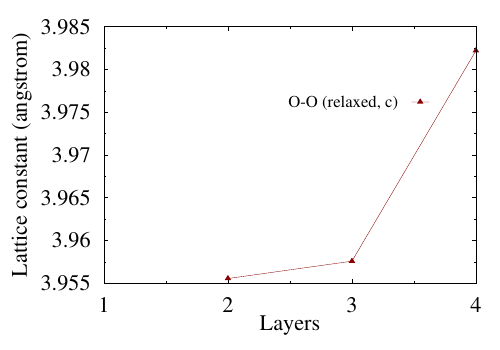

This chart was generated by the following gnuplot code:
#!/usr/bin/env gnuplot

set terminal postscript eps size 5in, 3.5in enhanced color dashed "Times-Roman, 32"

file_name = "lattice_constant.eps"
set output file_name

set samples 4000 #make sure the curves are smooth.

set datafile missing '--'

FIT_LIMIT = 1e-30


set ylabel "Lattice constant (angstrom)" offset 1.5,0

set xlabel "Layers" offset 0,0.7
set format x "%g"
set format y "%g"
#set format y "%8.7f"

#set mxtics 2
set mytics 2
set my2tics 2

set lmargin 7.8
set bmargin 3
set rmargin 1.8

set xrange [1:4]
#set yrange [0:160]

#set xtics 0,200,890 offset 0, 0.0
set xtics 1,1,4 offset 0.0,0
set mytics 2
set mxtics 2


set key at graph 0.91, 0.75 
set key samplen 1 spacing 1.0 font "Time-Roman,24"
set key maxrows 3

lcb=78.14397 #lattice constant before relaxation.
lca=78.10835 #lattice constant after relaxation.

# Test initial Ti-O distance.
#plot "./atom_positions.DAT" using ($1):(($4-$3)*lcb)\
#     with lp lt 1 ps 1.5 pt 9 lc rgb "red" title "Ti-O (init)"
Ti_O_init=1.9719631 #Ti-O distance in the intial configuration.
f(x)=Ti_O_init

# Test initial Sr-O distance.
#plot "./atom_positions.DAT" using ($1):(($2-$4)*lcb)\
#    with lp lt 1 ps 1.5 pt 9 lc rgb "red" title "Sr-O (init)"
Sr_O_init=0.0 #Sr-O distance in the intial configuration.

# Relaxed Ti-O distance.
plot    "./atom_positions.DAT" using ($1):(($7-$8)*lca)\
     with lp lt 1 ps 1.5 pt 9 lc rgb "dark-red" title "O-O (relaxed, c)"

!epstopdf `ls -t -1 *.eps | head -1`
